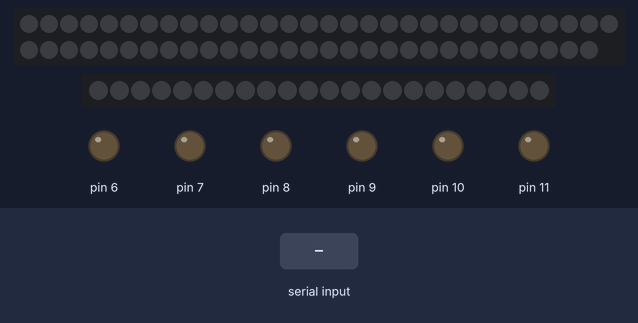
A sketch run on a simulated Arduino Uno, built with avr-gcc and run on an emulated ATmega328P. Shown: 59 RGB LEDs in strip order, left to right, continuing on the next row, 22 RGB LEDs in strip order, left to right, output pins drawn as LEDs (lit = HIGH). The test bench sets the inputs (shaded band).

Above: at 1.2 s.
1.3 s: "6" received over the second serial link
At 1.49 s:
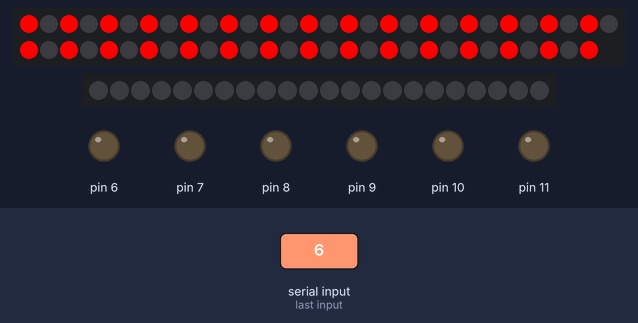
3.8 s: "8" received over the second serial link
At 4.13 s:
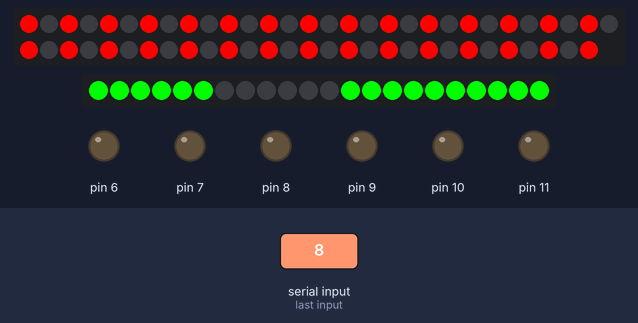
6.4 s: "7" received over the second serial link
At 7.6 s:
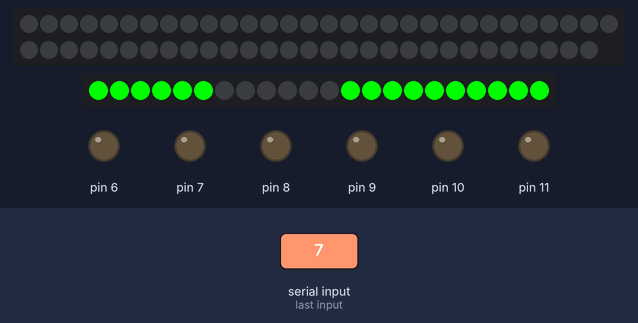
8.1 s: byte 71 ('G') received over Serial
At 8.6 s:
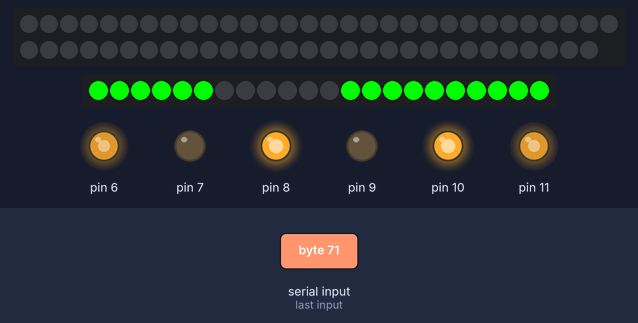
9.6 s: byte 76 ('L') received over Serial
At 10.9 s:
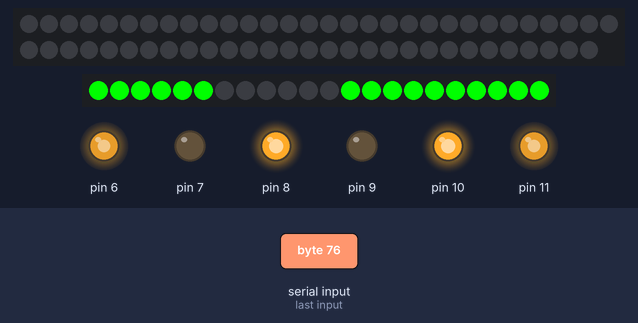
11.2 s: byte 82 ('R') received over Serial
At 12.2 s:
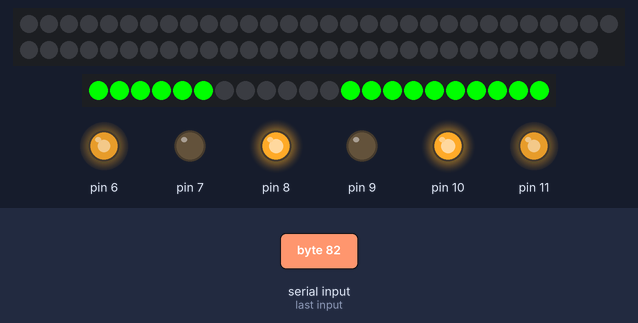
Timing chart, 0 to 13.8 s (numbered marks = the images above; inputs shaded):
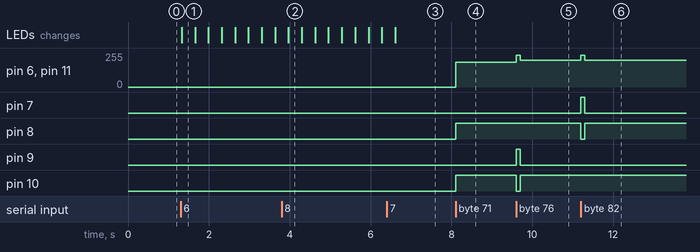

The sketch:

jongseol_2.ino
```cpp
#include <SoftwareSerial.h>     //serial통신을 위한 라이브러리
#include <Adafruit_NeoPixel.h>  //neoPixel제어를 위한 라이브러리
#include <avr/io.h>
#include <avr/interrupt.h>

Adafruit_NeoPixel pixels2(22, 2, NEO_GRB + NEO_KHZ800);  //화살표 픽셀 2번 핀
Adafruit_NeoPixel pixels1(59, 3, NEO_GRB + NEO_KHZ800);  //삼각형 픽셀 3번 핀
SoftwareSerial BTSerial(12, 13);  //BT의 TX:12번 핀, RX:13번 핀 (클래스 선언)

int num;  //메시지를 숫자로 저장할 변수

int a = 0;
int b = 3;
int c = 0;

void setup() {
  Serial.begin(9600);    //PC-아두이노간 통신
  BTSerial.begin(9600);  //스마트폰-아두이노간 통신
  pixels1.begin();       //네오픽셀 시작
  pixels2.begin();
  pixels1.show();  //네오픽셀 초기화
  pixels2.show();

  pinMode(6, OUTPUT);  //모터 1
  pinMode(7, OUTPUT);
  pinMode(8, OUTPUT);
  pinMode(9, OUTPUT);  //모터 2
  pinMode(10, OUTPUT);
  pinMode(11, OUTPUT);

  cli();

  TCCR1A = 0;  // 타이머 설정 초기화
  TCCR1B = 0;
  // 1초에 한 번 인터럽트 발생
  OCR1A = 5156;                         // 비교 매치 레지스터 값 설정 (16 MHz / (1024 * 1 Hz) - 1)
  TCCR1B |= (1 << WGM12);               // CTC 모드 설정
  TCCR1B |= (1 << CS12) | (1 << CS10);  // 1024 분주율 설정

  TIMSK1 |= (1 << OCIE1A);  // 타이머 비교 인터럽트 활성화

  sei();  // 인터럽트 활성화
}

ISR(TIMER1_COMPA_vect) {
  //LED off
  if (a == 0) {
    for (int i = 0; i < 59; i++)
      pixels1.setPixelColor(i, pixels1.Color(0, 0, 0));
    pixels1.show();
  }
  //LED on
  if (a == 1) {
    static unsigned int count = 0;
    count++;
    if (count % 2 == 1) {
      if (b == 1)  //화살표1
      {
        for (int i = 0; i < 22; i++) {
          if ((i >= 0 && i <= 5) || (i >= 12 && i <= 21))
            pixels2.setPixelColor(i, pixels2.Color(0, 255, 0));
          if (i >= 6 && i <= 11)
            pixels2.setPixelColor(i, pixels2.Color(0, 0, 0));
        }
      }
      if (b == 2)  //화살표2
      {
        for (int i = 0; i < 22; i++) {
          if ((i >= 6 && i <= 12) || (i >= 12 && i <= 21))
            pixels2.setPixelColor(i, pixels2.Color(0, 255, 0));
          if (i >= 0 && i <= 5)
            pixels2.setPixelColor(i, pixels2.Color(0, 0, 0));
        }
      }
      if (b == 3)  //끔
      {
        for (int i = 0; i < 22; i++) {
          if (i % 2 == 0)
            pixels2.setPixelColor(i, pixels2.Color(0, 0, 0));
          else
            pixels2.setPixelColor(i, pixels2.Color(0, 0, 0));  // RGB 값 (빨간색)
        }
      }
      //LED
      for (int i = 0; i < 59; i++) {
        if (i % 2 == 0)
          pixels1.setPixelColor(i, pixels1.Color(255, 0, 0));
        else
          pixels1.setPixelColor(i, pixels1.Color(0, 0, 0));  // RGB 값 (빨간색)
      }
      pixels1.show();
      pixels2.show();
    } else {
      if (b == 1)  //화살표1
      {
        for (int i = 0; i < 22; i++) {
          if ((i >= 0 && i <= 5) || (i >= 12 && i <= 21))
            pixels2.setPixelColor(i, pixels2.Color(0, 255, 0));  // RGB 값 (빨간색)
          if (i >= 6 && i <= 11)
            pixels2.setPixelColor(i, pixels2.Color(0, 0, 0));
        }
      }
      if (b == 2)  //화살표2
      {
        for (int i = 0; i < 22; i++) {
          if ((i >= 6 && i <= 12) || (i >= 12 && i <= 21))
            pixels2.setPixelColor(i, pixels2.Color(0, 255, 0));  // RGB 값 (빨간색)
          if (i >= 0 && i <= 5)
            pixels2.setPixelColor(i, pixels2.Color(0, 0, 0));
        }
      }
      if (b == 3)  //끔
      {
        for (int i = 0; i < 22; i++) {
          if (i % 2 == 0)
            pixels2.setPixelColor(i, pixels2.Color(0, 0, 0));
          else
            pixels2.setPixelColor(i, pixels2.Color(0, 0, 0));  // RGB 값 (빨간색)
        }
      }
      //LED
      for (int i = 0; i < 59; i++) {
        if (i % 2 == 1)
          pixels1.setPixelColor(i, pixels1.Color(255, 0, 0));
        else
          pixels1.setPixelColor(i, pixels1.Color(0, 0, 0));  // RGB 값 (빨간색)
      }
      pixels1.show();
      pixels2.show();
    }
  }
}

void loop() {

  //motor control
  if (BTSerial.available())
  {
    char data = BTSerial.read();
    if (data == '1')  //직진
    {
      analogWrite(11, 250);
      digitalWrite(10, HIGH);
      digitalWrite(9, LOW);
      digitalWrite(8, HIGH);
      digitalWrite(7, LOW);
      analogWrite(6, 250);
    }
    else if (data == '2')  //후진
    {
      analogWrite(11, 200);
      digitalWrite(10, LOW);
      digitalWrite(9, HIGH);
      digitalWrite(8, LOW);
      digitalWrite(7, HIGH);
      analogWrite(6, 200);
    }
    else if (data == '3')  //좌회전
    {
      analogWrite(11, 253);
      digitalWrite(10, LOW);
      digitalWrite(9, HIGH);
      digitalWrite(8, HIGH);
      digitalWrite(7, LOW);
      analogWrite(6, 253);
    }
    else if (data == '4')  //우회전
    {
      analogWrite(11, 253);
      digitalWrite(10, HIGH);
      digitalWrite(9, LOW);
      digitalWrite(8, LOW);
      digitalWrite(7, HIGH);
      analogWrite(6, 253);
    }
    else if (data == '5')  //정지
    {
      analogWrite(11, 0);
      digitalWrite(10, HIGH);
      digitalWrite(9, HIGH);
      digitalWrite(8, HIGH);
      digitalWrite(7, HIGH);
      analogWrite(6, 0);
    }
    if (data == '6'){  //LED on
      a = 1;
    }
    if (data == '7') {  //LED off
      a = 0;
    }
    if (data == '8') {  //화살표1 LED
      b = 1;
    }
    if (data == '9') {  //화살표2 LED
      b = 2;
    }
    if (data == 'a') {  //화살표 LED off
      b = 3;
    }
  }

  //auto control
  if (Serial.available())
  {
    char received_char = Serial.read();
    if (received_char == 'G')  //직진
    {
      analogWrite(11, 185);
      digitalWrite(10, HIGH);
      digitalWrite(9, LOW);
      digitalWrite(8, HIGH);
      digitalWrite(7, LOW);
      analogWrite(6, 185);
    }
    else if (received_char == 'L')  //좌회전
    {
      analogWrite(11, 240);
      digitalWrite(10, LOW);
      digitalWrite(9, HIGH);
      digitalWrite(8, HIGH);
      digitalWrite(7, LOW);
      analogWrite(6, 240);
      delay(100);
      analogWrite(11, 200);
      digitalWrite(10, HIGH);
      digitalWrite(9, LOW);
      digitalWrite(8, HIGH);
      digitalWrite(7, LOW);
      analogWrite(6, 200);
      delay(10);
    }
    else if (received_char == 'R')  //우회전
    {
      analogWrite(11, 240);
      digitalWrite(10, HIGH);
      digitalWrite(9, LOW);
      digitalWrite(8, LOW);
      digitalWrite(7, HIGH);
      analogWrite(6, 240);
      delay(100);
      analogWrite(11, 200);
      digitalWrite(10, HIGH);
      digitalWrite(9, LOW);
      digitalWrite(8, HIGH);
      digitalWrite(7, LOW);
      analogWrite(6, 200);
      delay(10);
    }
    else if (received_char == 'S')  //정지
    {
      analogWrite(11, 0);
      digitalWrite(10, HIGH);
      digitalWrite(9, HIGH);
      digitalWrite(8, HIGH);
      digitalWrite(7, HIGH);
      analogWrite(6, 0);
    }
  }
}
```

Measured:
- after the input at 1.3 s, the LEDs: change at once (image 1)
- after the input at 3.8 s, the LEDs: change after 0.17 s (image 2)
- after the input at 6.4 s, the LEDs: change after 0.21 s (image 3)
- after the input at 8.1 s, pin 6, pin 11: 0/255 → 185/255 at once; pin 8, pin 10: LOW → HIGH at once
- after the input at 9.6 s, pin 6, pin 11: 185/255 → 240/255 at once, → 200/255 0.10 s later; pin 9: LOW → HIGH at once, → LOW 0.10 s later; pin 10: HIGH → LOW at once, → HIGH 0.10 s later
- after the input at 11.2 s, pin 6, pin 11: 200/255 → 240/255 at once, → 200/255 0.10 s later; pin 7: LOW → HIGH at once, → LOW 0.10 s later; pin 8: HIGH → LOW at once, → HIGH 0.10 s later
